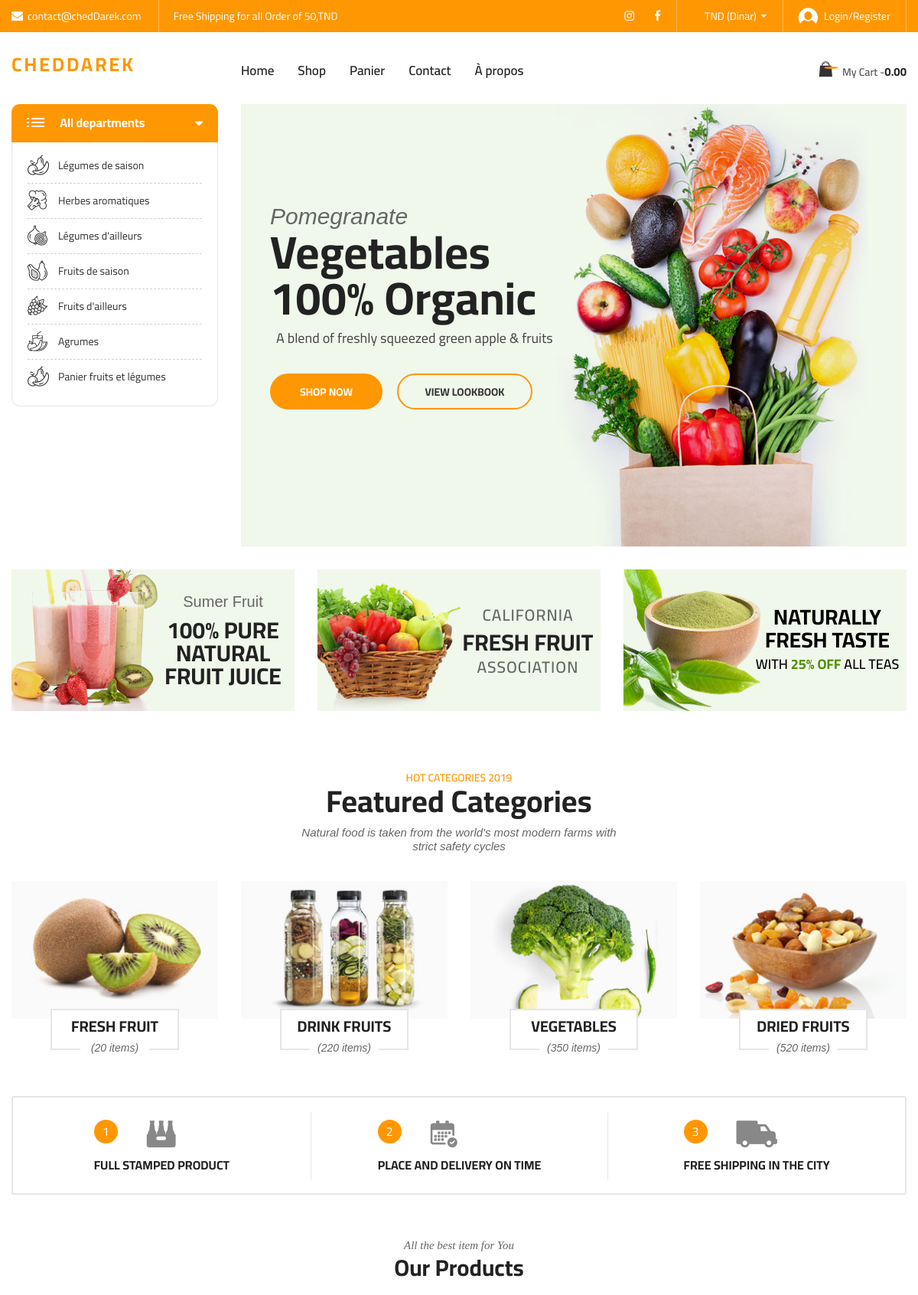
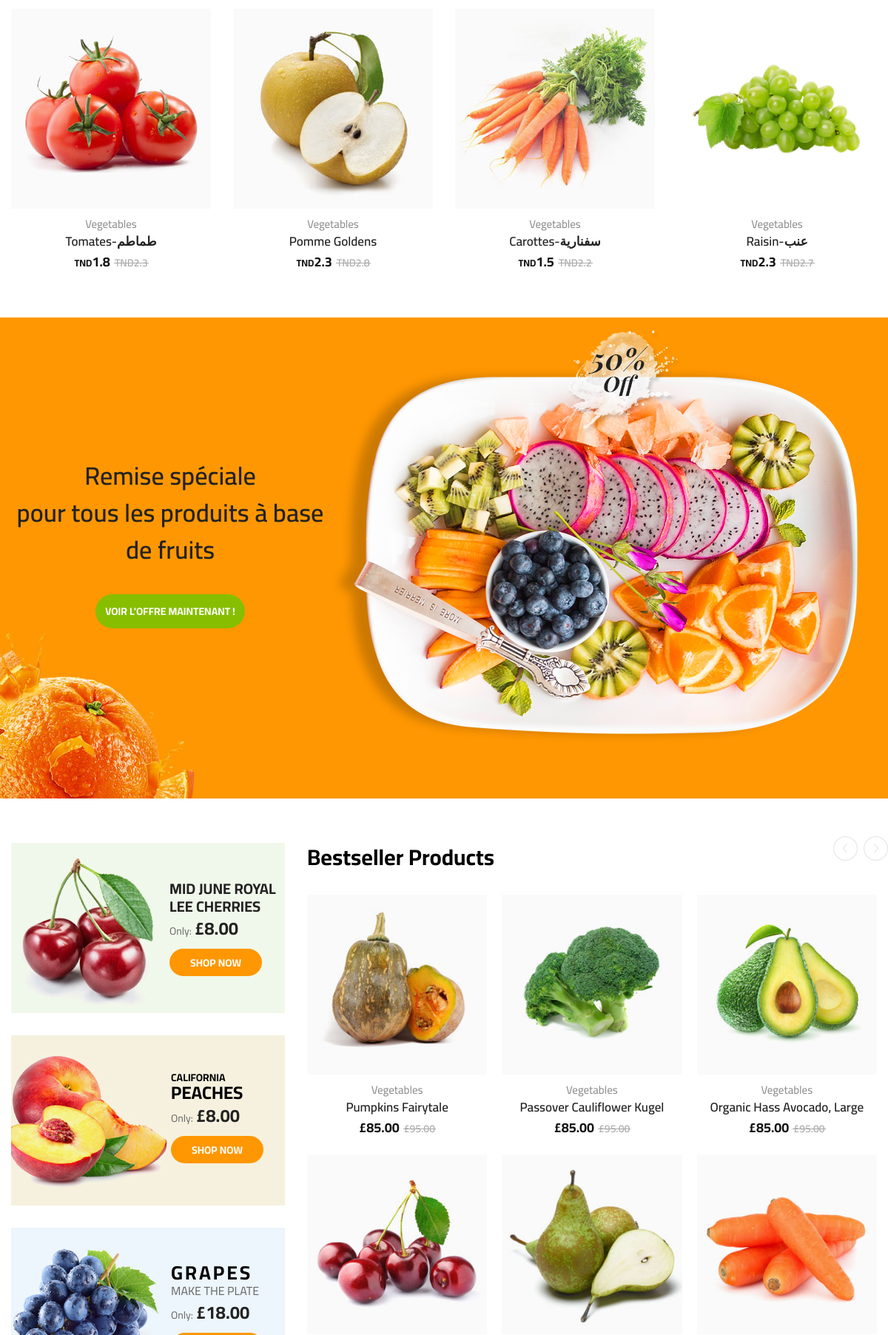
The page / (upper part) on the database its author committed (2 pictures, top to bottom).
### tables this page shows
CREATE TABLE `categories` (
  `categories_id` int(11) NOT NULL,
  `categories_name` varchar(255) NOT NULL,
  `categories_tag` varchar(255) NOT NULL
);

CREATE TABLE `products` (
  `product_id` int(11) NOT NULL,
  `product_name` varchar(255) NOT NULL,
  `product_category_id` int(11) NOT NULL,
  `product_price` float NOT NULL,
  `base_price` float NOT NULL,
  `product_quantity` int(11) NOT NULL,
  `product_image` varchar(255) NOT NULL,
  `product_description` varchar(255) NOT NULL,
  `product_quality` varchar(50) NOT NULL,
  `product_availability` varchar(50) NOT NULL,
  `product_unit` varchar(50) NOT NULL
);

### config/function.php (the view, shortened to what this page needs)
<?php
function query($sql){
    global $connection;
    return mysqli_query($connection,$sql);
}
function fetch_array($result){
return mysqli_fetch_array($result);
}
function get_product(){
    $query = query("SELECT * FROM products ");
    while ($row = fetch_array($query)) {
        $product = <<<DELIETER
        <li class="product-item">
        <div class="contain-product layout-default">
            <div class="product-thumb">
                <a href="single-product.php?id={$row['product_id']}" class="link-to-product">
                    <img src="uploads/{$row['product_image']}" alt="Vegetables" width="270" height="270" class="product-thumnail">
                </a>
            </div>
            <div class="info">
                <b class="categories">Vegetables</b>
                <h4 class="product-title"><a href="single-product.php?id={$row['product_id']}" class="pr-name">{$row['product_name']}</a></h4>
                <div class="price ">
                    <ins><span class="price-amount"><span class="currencySymbol" style="font-size: 13px;">TND</span>{$row['product_price']}</span></ins>
                    <del><span class="price-amount"><span class="currencySymbol">TND</span>{$row['base_price']}</span></del>
                </div>
                <div class="slide-down-box">
                    <p class="message">All products are carefully selected to ensure food safety.</p>
                    <div class="buttons">
                        <a href="single-product.php?id={$row['product_id']}" class="btn add-to-cart-btn"><i class="fa fa-cart-arrow-down" aria-hidden="true"></i>Voir le produit</a>
                    </div>
                </div>
            </div>
        </div>
    </li>
DELIETER;
echo $product;
    }
}
function get_categories(){
    $query = query("SELECT * FROM categories ");
    while ($row = fetch_array($query)) {
        $categories = <<<DELIETER
      <li class="menu-item"><a href="shop-item.php?id={$row['categories_id']}" class="menu-name"><i class="biolife-icon {$row['categories_tag']}"></i>{$row['categories_name']}</a></li>
DELIETER;
echo $categories;
    }
}
?>

### rows shown on the page
categories: categories_name "Légumes de saison"
categories: categories_name "Herbes aromatiques"
categories: categories_name "Légumes d'ailleurs"
categories: categories_name "Fruits de saison"
categories: categories_name "Fruits d'ailleurs"
categories: categories_name "Agrumes"
categories: categories_name "Panier fruits et légumes"
products: product_image (picture), product_name "Tomates-طماطم", product_price "1.8", base_price "2.3"
products: product_image (picture), product_name "Pomme Goldens", product_price "2.3", base_price "2.8"
products: product_image (picture), product_name "Carottes-سفنارية", product_price "1.5", base_price "2.2"
products: product_image (picture), product_name "Raisin-عنب", product_price "2.3", base_price "2.7"
